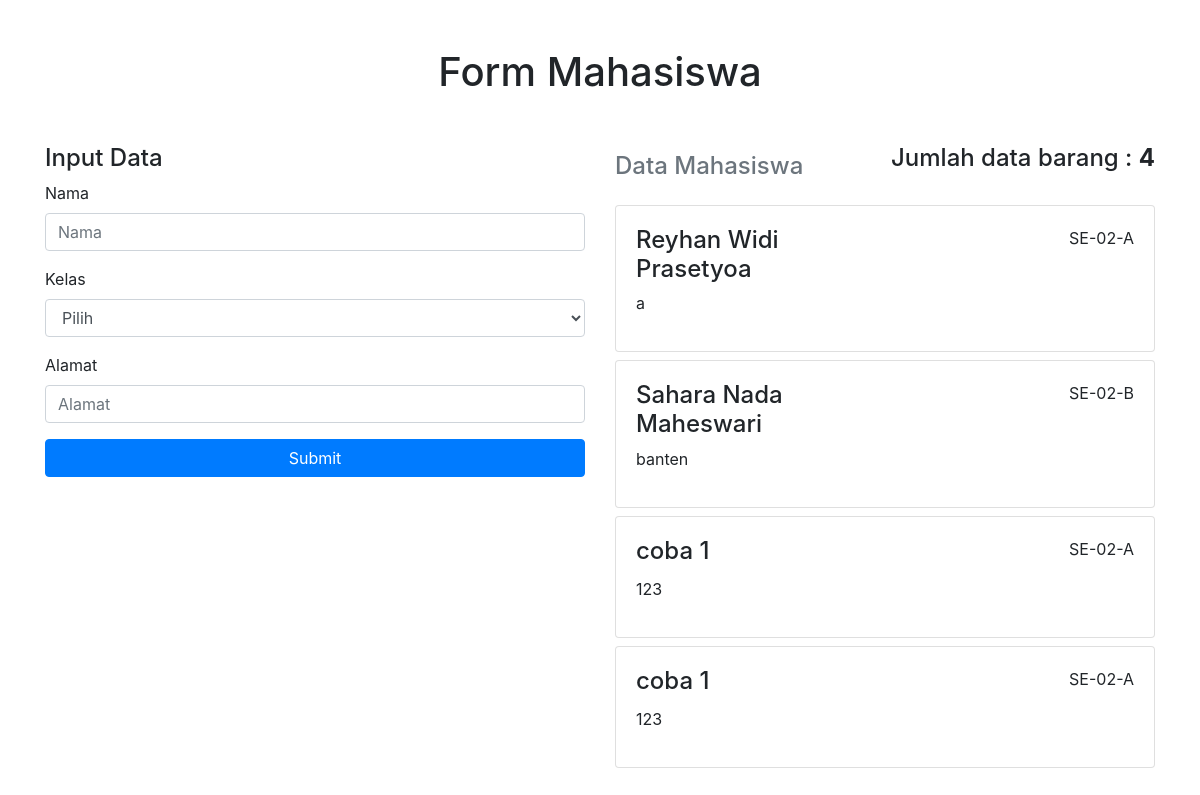
The page / on the database its author committed.
### tables this page shows
CREATE TABLE `data` (
  `id` int(11) NOT NULL,
  `nama` varchar(255) NOT NULL,
  `kelas` varchar(255) NOT NULL,
  `alamat` varchar(255) NOT NULL
);

### index.php (the view, shortened to what this page needs)
<?php
    include "koneksi.php";
    $sql = "SELECT * From data";
    $data = $conn->query($sql);
?>
<!doctype html>
<html lang="en">
  <head>
    <link rel="stylesheet" href="https://cdn.jsdelivr.net/npm/bootstrap@4.5.3/dist/css/bootstrap.min.css">
  </head>
  <body>
    <div class="container">
        <h1 class="text-center mt-5 mb-5">Form Mahasiswa</h1>
        <div class="row">
            <div class="col-lg-6 mb-5">
                <h4>Input Data</h4>
                <form action="simpan.php" method="post">
                    <div class="form-group">
                        <label for="nama">Nama</label>
                        <input type="text" name="nama" placeholder="Nama" class="form-control" required>
                    </div>
                    <div class="form-group">
                        <label for="kelas">Kelas</label>
                        <select name="kelas" class="form-control" required>
                            <option value="">Pilih</option>
                        </select>
                    </div>
                    <div class="form-group">
                        <label for="alamat">Alamat</label>
                        <input type="text" name="alamat" placeholder="Alamat" class="form-control" required>
                    </div>
                    <button type="submit" class="btn btn-primary btn-block">Submit</button>
                </form>
            </div>
            <div class="col-lg-6">
                <h4 class="d-flex justify-content-between align-items-center mb-3">
                    <span class="text-muted">Data Mahasiswa</span>
                    <?php
                        $jumlah_data = mysqli_num_rows($data);
                    ?>
                    <p>Jumlah data barang : <b><?php echo $jumlah_data; ?></b></p>
                </h4>
                <?php foreach($data as $dt) : ?>
                <div class="card mb-2">
                    <div class="card-body">
                        <div class="row">
                            <div class="col-md-6">
                                <h4><?= $dt['nama']; ?></h4>
                            </div>
                            <div class="col-md-6">
                                <p class="text-right"><?= $dt['kelas'] ; ?></p>
                            </div>
                        </div>
                        <div class="row">
                            <div class="col-md-12">
                                <p><?= $dt['alamat']; ?></p>
                            </div>
                        </div>
                    </div>
                </div>
                <?php endforeach; ?>
            </div>
        </div>
    </div>
  </body>
</html>

### rows shown on the page
data: nama "Reyhan Widi Prasetyoa", kelas "SE-02-A", alamat "a"
data: nama "Sahara Nada Maheswari", kelas "SE-02-B", alamat "banten"
data: nama "coba 1", kelas "SE-02-A", alamat "123"
data: nama "coba 1", kelas "SE-02-A", alamat "123"

### other values the page prints
$jumlah_data "4"
